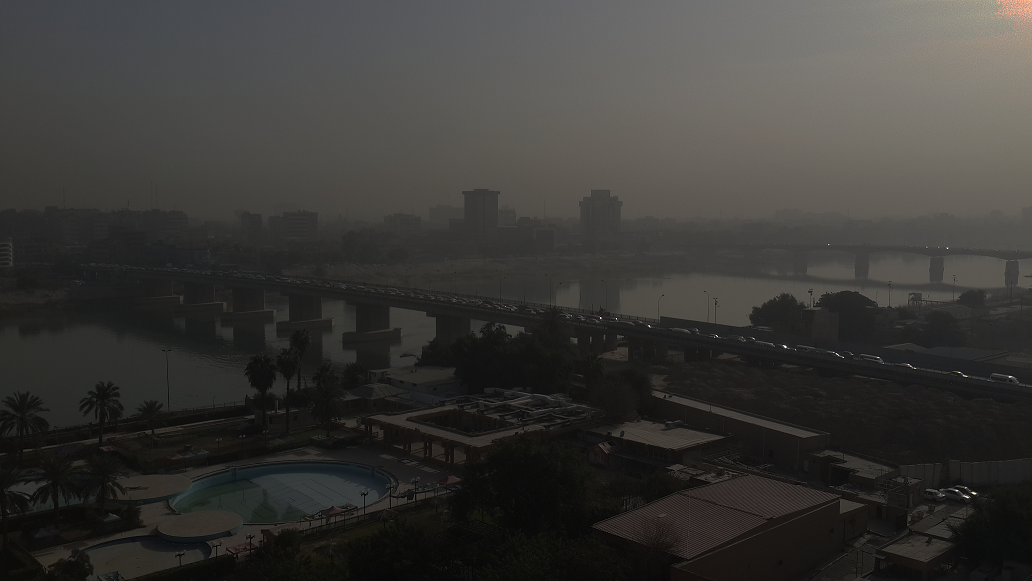
#> input picture codes/07_image_processing/(1).png, 1032 x 581 px, given as the content of the folder images, which was not available
$ python image_processing.py
#> lines starting #> are read from the running program, lines starting #| are printed output that depends on the picture; pictures that were not available may be replaced by others from this repository, and a replacement may not be noted
### codes/07_image_processing/utils.py
import os
from PIL import Image, ImageEnhance
import matplotlib.pyplot as plt


def adjust_image(img_path, brightness_factor,
                 contrast_factor, color_factor):
#> called with img_path = '_only/(1).png', brightness_factor = 1.8, contrast_factor = 1.2, color_factor = 1.2
    image_in = Image.open(img_path)
#> image_in is the input picture: PIL image 1032x581 RGBA; mean R, G, B, A 58.2, 56.9, 54.4, 255

    # Enhance brightness
    brightness_enhancer = ImageEnhance.Brightness(image_in)
    # Increase brightness (1.0 means no change)
    image_b = brightness_enhancer.enhance(brightness_factor)
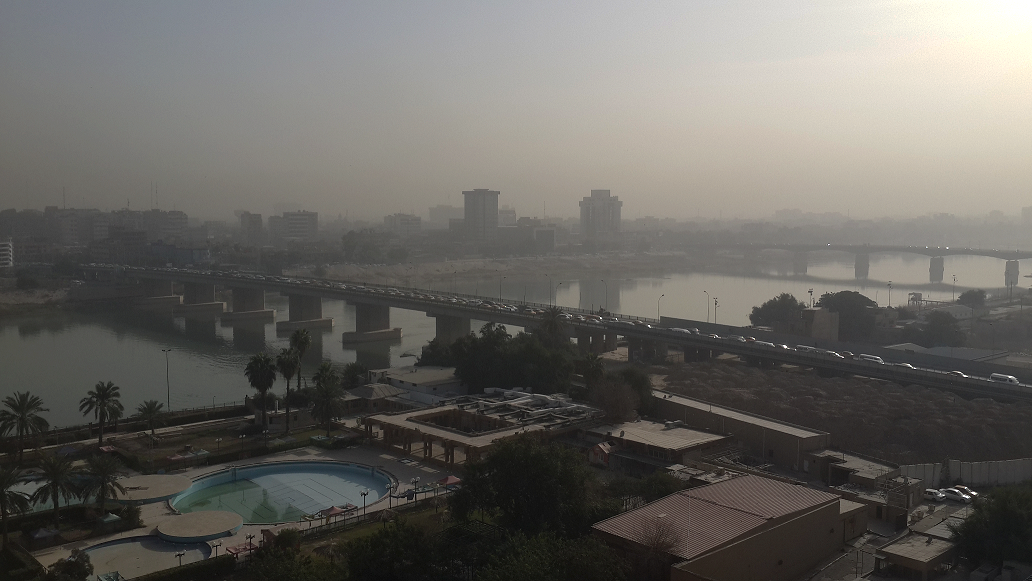
#> image_b: PIL image 1032x581 RGBA; mean R, G, B, A 104, 101.9, 97.5, 255

    # Enhance contrast
    contrast_enhancer = ImageEnhance.Contrast(image_b)
    # Increase contrast
    image_c = contrast_enhancer.enhance(contrast_factor)
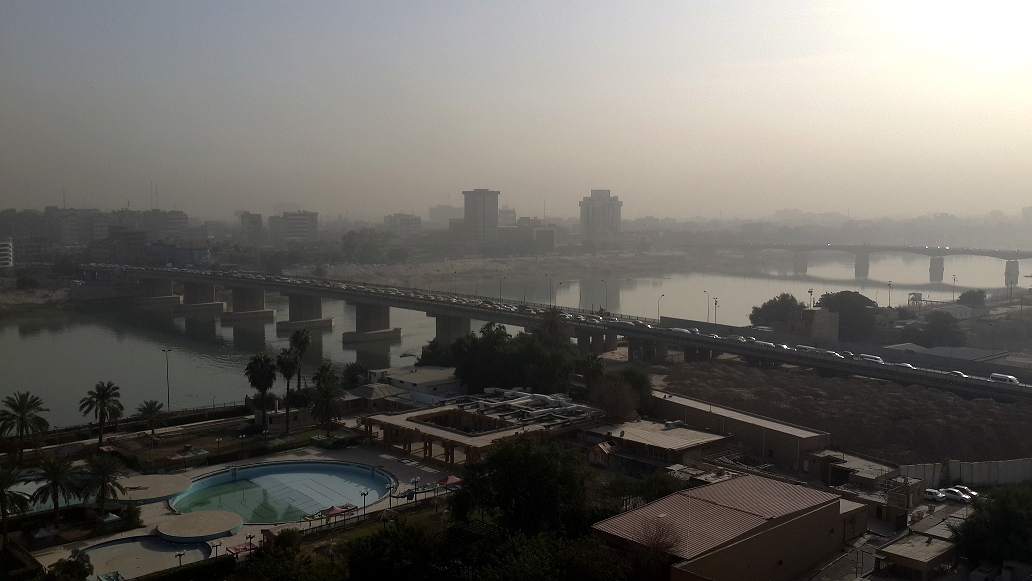
#> image_c: PIL image 1032x581 RGBA; mean R, G, B, A 103.4, 101.1, 96.2, 255

    # Enhance color
    color_enhancer = ImageEnhance.Color(image_c)
     # Increase color intensity
    image_out = color_enhancer.enhance(color_factor)

    return image_in, image_out


def show_images_side_by_side(img_before, img_after):
    fig, axes = plt.subplots(1, 2)
    axes[0].imshow(img_before, cmap='gray')
    axes[0].set_axis_off()
    axes[0].set_title('Before')
    axes[1].imshow(img_after, cmap='gray')
    axes[1].set_axis_off()
    axes[1].set_title('After')
    plt.tight_layout()
    plt.show()
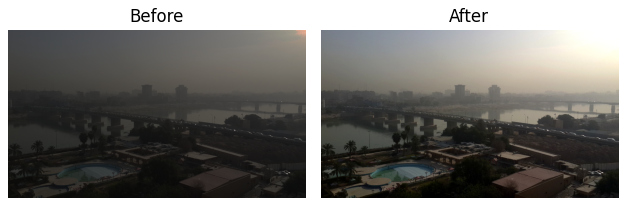
#> figure drawn by matplotlib, 2 panels


def save_results(img_after, out_dir, input_file_path):
    # Create output dir
    os.makedirs(out_dir, exist_ok=True)
    # Save results inside output dir
    out_file = os.path.basename(input_file_path)
    name_ext = out_file.split('.')
    filename = os.path.join(out_dir, name_ext[0] + '_processed.' + name_ext[-1])
    img_after.save(filename)

### codes/07_image_processing/image_processing.py
import os
from glob import glob
from utils import adjust_image
from utils import show_images_side_by_side
from utils import save_results

image_paths = glob("images/*.*g")

out_dir = "results"

for img_path in image_paths:
    img_before, img_after = adjust_image(img_path, 1.8, 1.2, 1.2)
    show_images_side_by_side(img_before, img_after)
    save_results(img_after, out_dir, img_path)

$ run again, on codes/07_image_processing/old.jpg
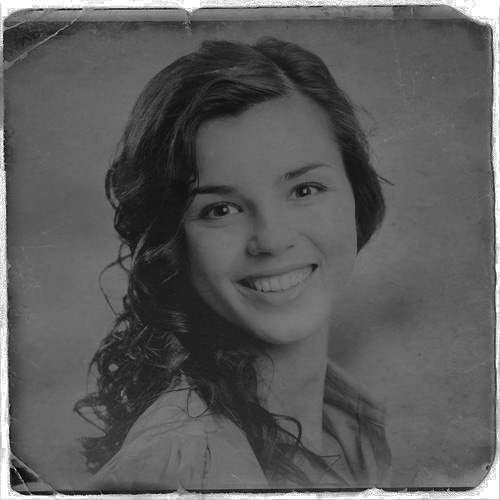
#> input picture codes/07_image_processing/old.jpg, 500 x 500 px, given as the content of the folder images, which was not available
#> in adjust_image, image_in is the input picture: PIL image 500x500 L; min 4, max 255, mean 91.2
#> in adjust_image, `image_c = contrast_enhancer.enhance(contrast_factor)`:
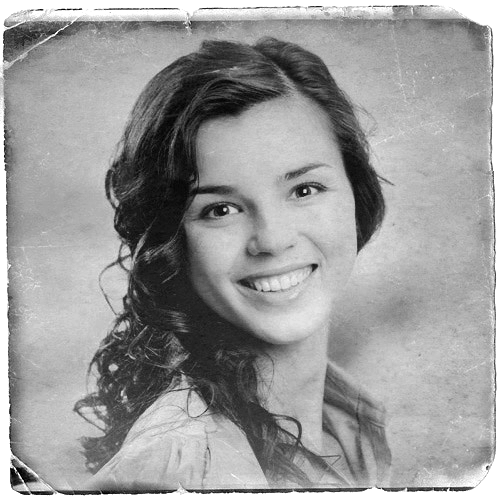
#> image_c: PIL image 500x500 L; min 0, max 255, mean 154.5
#> in show_images_side_by_side, `plt.show()`:
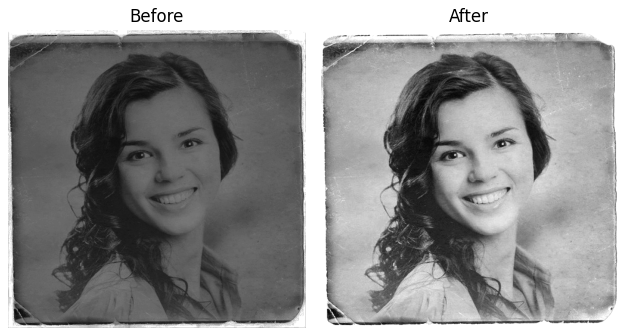
#> figure drawn by matplotlib, 2 panels
